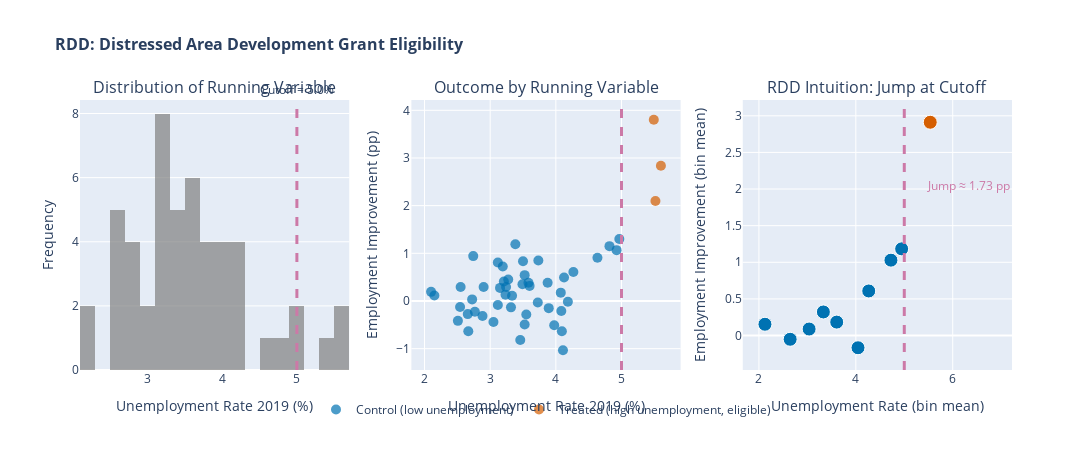

The notebook cell this image was saved under:
### Code cell
# =============================================================================
# Visualize the RDD Setup
# =============================================================================

# Use consistent naming
df = data.copy()
cutoff = CUTOFF
CUTOFF_COLOR = '#CC79A7'
CONTROL_COLOR = '#0072B2'
TREATED_COLOR = '#D55E00'

fig = make_subplots(rows=1, cols=3, subplot_titles=(
    'Distribution of Running Variable',
    'Outcome by Running Variable',
    'RDD Intuition: Jump at Cutoff'
))

# 1. Running variable distribution
fig.add_trace(
    go.Histogram(x=df['running_var'], nbinsx=20, marker_color='gray',
                 opacity=0.7, name='Unemployment Rate 2019', showlegend=False),
    row=1, col=1
)
fig.add_vline(x=cutoff, line_color=CUTOFF_COLOR, line_width=3, line_dash='dash',
              annotation_text=f'Cutoff = {cutoff}%', annotation_position='top',
              row=1, col=1)

# 2. Scatter plot with outcome
below = df[df['treated'] == 0]
above = df[df['treated'] == 1]

fig.add_trace(
    go.Scatter(x=below['running_var'], y=below['employment_outcome'], mode='markers',
               marker=dict(color=CONTROL_COLOR, size=10, opacity=0.7),
               name='Control (low unemployment)'),
    row=1, col=2
)
fig.add_trace(
    go.Scatter(x=above['running_var'], y=above['employment_outcome'], mode='markers',
               marker=dict(color=TREATED_COLOR, size=10, opacity=0.7),
               name='Treated (high unemployment, eligible)'),
    row=1, col=2
)
fig.add_vline(x=cutoff, line_color=CUTOFF_COLOR, line_width=3, line_dash='dash',
              row=1, col=2)

# 3. RDD intuition: binned means
df['score_bin'] = pd.cut(df['running_var'], bins=10)
binned = df.groupby('score_bin', observed=True).agg({
    'running_var': 'mean',
    'employment_outcome': 'mean',
    'treated': 'mean'
}).dropna()

colors = [TREATED_COLOR if t > 0.5 else CONTROL_COLOR for t in binned['treated']]
fig.add_trace(
    go.Scatter(x=binned['running_var'], y=binned['employment_outcome'], mode='markers',
               marker=dict(color=colors, size=14, line=dict(color='white', width=1)),
               name='Bin Means', showlegend=False),
    row=1, col=3
)
fig.add_vline(x=cutoff, line_color=CUTOFF_COLOR, line_width=3, line_dash='dash',
              row=1, col=3)

# Add annotation showing discontinuity
left_bins = binned[binned['running_var'] < cutoff]['employment_outcome']
right_bins = binned[binned['running_var'] >= cutoff]['employment_outcome']
if len(left_bins) > 0 and len(right_bins) > 0:
    left_mean = left_bins.iloc[-1]
    right_mean = right_bins.iloc[0]
    fig.add_annotation(
        x=cutoff + 0.5, y=(left_mean + right_mean)/2,
        text=f'Jump ≈ {right_mean - left_mean:.2f} pp',
        showarrow=True, arrowhead=2, arrowcolor=CUTOFF_COLOR,
        font=dict(size=12, color=CUTOFF_COLOR),
        ax=40, ay=0, row=1, col=3
    )

# Update axes labels
fig.update_xaxes(title_text='Unemployment Rate 2019 (%)', row=1, col=1)
fig.update_yaxes(title_text='Frequency', row=1, col=1)
fig.update_xaxes(title_text='Unemployment Rate 2019 (%)', row=1, col=2)
fig.update_yaxes(title_text='Employment Improvement (pp)', row=1, col=2)
fig.update_xaxes(title_text='Unemployment Rate (bin mean)', row=1, col=3)
fig.update_yaxes(title_text='Employment Improvement (bin mean)', row=1, col=3)

# Update layout
fig.update_layout(
    title=dict(text='RDD: Distressed Area Development Grant Eligibility',
               font=dict(size=16, weight='bold')),
    height=450, width=1200,
    showlegend=True,
    legend=dict(orientation='h', yanchor='bottom', y=-0.2, xanchor='center', x=0.5)
)

fig.show()

### Figure 1 — Plotly figure (JSON) as saved in the notebook; plotly's stock layout.template omitted (floating-point values rounded to 4 significant figures)
{"data": [{"marker": {"color": "gray"}, "name": "Unemployment Rate 2019", "nbinsx": 20, "opacity": 0.7, "showlegend": false, "type": "histogram", "x": [3.192, 5.6, 4.817, 3.492, 4.092, 2.667, 3.583, 3.55, 5.517, 3.242, 3.6, 2.508, 2.883, 3.975, 3.317, 2.658, 3.15, 4.083, 4.633, 2.9, 3.383, 3.05, 4.075, 3.275, 5.492, 3.233, 3.5, 3.117, 4.108, 2.55, 3.458, 4.967, 3.892, 3.875, 2.15, 4.125, 3.117, 3.725, 4.267, 3.525, 2.767, 2.742, 3.333, 3.525, 2.542, 2.1, 2.725, 4.183, 4.925, 3.208, 3.733], "xaxis": "x", "yaxis": "y"}, {"marker": {"color": "#0072B2", "opacity": 0.7, "size": 10}, "mode": "markers", "name": "Control (low unemployment)", "type": "scatter", "x": [3.192, 4.817, 3.492, 4.092, 2.667, 3.583, 3.55, 3.242, 3.6, 2.508, 2.883, 3.975, 3.317, 2.658, 3.15, 4.083, 4.633, 2.9, 3.383, 3.05, 4.075, 3.275, 3.233, 3.5, 3.117, 4.108, 2.55, 3.458, 4.967, 3.892, 3.875, 2.15, 4.125, 3.117, 3.725, 4.267, 3.525, 2.767, 2.742, 3.333, 3.525, 2.542, 2.1, 2.725, 4.183, 4.925, 3.208, 3.733], "xaxis": "x2", "y": [0.725, 1.15, 0.35, -0.6333, -0.6333, 0.3833, -0.2833, 0.2917, 0.3167, -0.4167, -0.3167, -0.5083, -0.1333, -0.275, 0.275, -0.2083, 0.9083, 0.2917, 1.192, -0.4417, 0.175, 0.45, 0.1333, 0.8333, 0.8083, -1.033, 0.2917, -0.8167, 1.3, -0.15, 0.3833, 0.1167, 0.4917, -0.08333, -0.03333, 0.6083, 0.5417, -0.225, 0.9417, 0.1083, -0.4917, -0.125, 0.1917, 0.03333, -0.01667, 1.067, 0.4083, 0.85], "yaxis": "y2"}, {"marker": {"color": "#D55E00", "opacity": 0.7, "size": 10}, "mode": "markers", "name": "Treated (high unemployment, eligible)", "type": "scatter", "x": [5.6, 5.517, 5.492], "xaxis": "x2", "y": [2.838, 2.096, 3.802], "yaxis": "y2"}, {"marker": {"color": ["#0072B2", "#0072B2", "#0072B2", "#0072B2", "#0072B2", "#0072B2", "#0072B2", "#0072B2", "#0072B2", "#D55E00"], "line": {"color": "white", "width": 1}, "size": 14}, "mode": "markers", "name": "Bin Means", "showlegend": false, "type": "scatter", "x": [2.125, 2.645, 3.036, 3.33, 3.606, 4.045, 4.267, 4.725, 4.946, 5.536], "xaxis": "x3", "y": [0.1542, -0.05104, 0.08889, 0.322, 0.1833, -0.1667, 0.6083, 1.029, 1.183, 2.912], "yaxis": "y3"}], "layout": {"annotations": [{"font": {"size": 16}, "showarrow": false, "text": "Distribution of Running Variable", "x": 0.1444, "xanchor": "center", "xref": "paper", "y": 1, "yanchor": "bottom", "yref": "paper"}, {"font": {"size": 16}, "showarrow": false, "text": "Outcome by Running Variable", "x": 0.5, "xanchor": "center", "xref": "paper", "y": 1, "yanchor": "bottom", "yref": "paper"}, {"font": {"size": 16}, "showarrow": false, "text": "RDD Intuition: Jump at Cutoff", "x": 0.8556, "xanchor": "center", "xref": "paper", "y": 1, "yanchor": "bottom", "yref": "paper"}, {"showarrow": false, "text": "Cutoff = 5.0%", "x": 5, "xanchor": "center", "xref": "x", "y": 1, "yanchor": "bottom", "yref": "y domain"}, {"arrowcolor": "#CC79A7", "arrowhead": 2, "ax": 40, "ay": 0, "font": {"color": "#CC79A7", "size": 12}, "showarrow": true, "text": "Jump ≈ 1.73 pp", "x": 5.5, "xref": "x3", "y": 2.048, "yref": "y3"}], "height": 450, "legend": {"orientation": "h", "x": 0.5, "xanchor": "center", "y": -0.2, "yanchor": "bottom"}, "shapes": [{"line": {"color": "#CC79A7", "dash": "dash", "width": 3}, "type": "line", "x0": 5, "x1": 5, "xref": "x", "y0": 0, "y1": 1, "yref": "y domain"}, {"line": {"color": "#CC79A7", "dash": "dash", "width": 3}, "type": "line", "x0": 5, "x1": 5, "xref": "x2", "y0": 0, "y1": 1, "yref": "y2 domain"}, {"line": {"color": "#CC79A7", "dash": "dash", "width": 3}, "type": "line", "x0": 5, "x1": 5, "xref": "x3", "y0": 0, "y1": 1, "yref": "y3 domain"}], "showlegend": true, "title": {"font": {"size": 16, "weight": "bold"}, "text": "RDD: Distressed Area Development Grant Eligibility"}, "width": 1200, "xaxis": {"anchor": "y", "domain": [0, 0.2889], "title": {"text": "Unemployment Rate 2019 (%)"}}, "xaxis2": {"anchor": "y2", "domain": [0.3556, 0.6444], "title": {"text": "Unemployment Rate 2019 (%)"}}, "xaxis3": {"anchor": "y3", "domain": [0.7111, 1], "title": {"text": "Unemployment Rate (bin mean)"}}, "yaxis": {"anchor": "x", "domain": [0, 1], "title": {"text": "Frequency"}}, "yaxis2": {"anchor": "x2", "domain": [0, 1], "title": {"text": "Employment Improvement (pp)"}}, "yaxis3": {"anchor": "x3", "domain": [0, 1], "title": {"text": "Employment Improvement (bin mean)"}}}}
